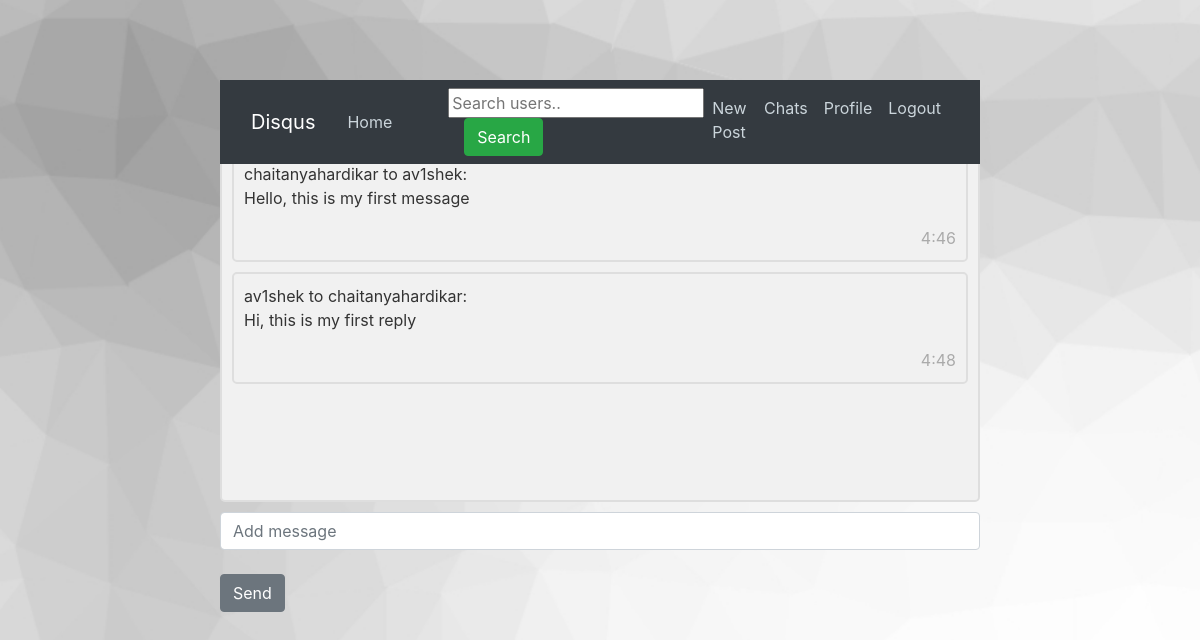
/chat/chaitanyahardikar/ (signed in), run on the app's committed database.
### chat/models.py (models this page shows)
class Message(models.Model):
	sender = models.ForeignKey(User, on_delete=models.CASCADE, related_name='sender')
	receiver = models.ForeignKey(User, on_delete=models.CASCADE, related_name='receiver')
	timestamp = models.DateTimeField(default=timezone.now)
	content = models.CharField(max_length=1000)

### chat/views.py (the view, shortened to what this page needs)
# urls.py: path('<str:username>/', views.Conversation, name='conversation'),
def Conversation(request, username):
	user = request.user
	user2 = User.objects.get(username=username)
	messages = Message.objects.filter(Q(sender=user,receiver=user2) | Q(receiver=user,sender=user2)).order_by('timestamp')
	context = {
		'messages' : messages,
		'user' : user,
	}
	return render(request, 'chat/conversation.html',context)

### chat/templates/chat/conversation.html (shortened to what this page needs)
{% load static %}
<!DOCTYPE html>
<html>
<head>
<link rel="stylesheet" href="https://stackpath.bootstrapcdn.com/bootstrap/4.4.1/css/bootstrap.min.css">
<link href="{% static 'chat/product.css' %}" rel="stylesheet">
<link href="{% static 'chat/mycss2.css' %}" rel="stylesheet">
<link href="{% static 'feed/main.css' %}" rel="stylesheet">
</head>
<body>
<header class="site-header">
    <nav class="navbar navbar-expand-md navbar-dark bg-dark fixed-top">
      <div class="container">
        <a class="navbar-brand mr-4" href="{% url 'feed-home' %}">Disqus</a>
        <div class="collapse navbar-collapse" id="navbarToggle">
          <div class="navbar-nav mr-auto">
            <a class="nav-item nav-link" href="{% url 'feed-home' %}">Home</a>
          </div>
          <div class="navbar-nav">
            {% if user.is_authenticated %}
              <form
            class="form-inline my-2 my-lg-0 ml-5"
            action="{% url 'search_users' %}"
            method="get"
          >
            <input name="q" type="text" placeholder="Search users.." />
            <button class="btn btn-success mx-2 my-2 my-sm-0 ml-3" type="submit">
              Search
            </button>
          </form>
              <a class="nav-item nav-link" href="{% url 'post-create' %}">New Post</a>
              <a class="nav-item nav-link" href="{% url 'all-chats' %}">Chats</a>
              <a class="nav-item nav-link" href="{% url 'profile' user.username %}">Profile</a>
              <a class="nav-item nav-link" href="{% url 'logout' %}">Logout</a>
            {% else %}
                <a class="nav-item nav-link" href="{% url 'login' %}">Login</a>
                <a class="nav-item nav-link" href="{% url 'register' %}">Register</a>
            {% endif %}
          </div>
        </div>
      </div>
    </nav>
  </header>
<h2>Chat Messages </h2>
<div class="container2" id="container2">
    <div class="anyClass" id="anyClass">
        {% for message in messages %}
          <div class="container2 msg">
            {{ message.sender }} to {{ message.receiver }}: <p> {{ message.content }} </p>
            <span class="time-right"> {{ message.timestamp|date:"G:i" }} </span>
          </div>
        {% endfor %}
    </div>
</div>
<input type="text" class = "form-control" name="usermsg" id="usermsg" placeholder="Add message"><br>
<button class="btn btn-secondary" name="submitmsg" id="submitmsg">Send</button>
</body>
</html>

### static/chat/product.css (style rules this page uses)
.container { max-width: 960px; }
.site-header { background-color: rgba(0, 0, 0, .85); -webkit-backdrop-filter: saturate(180%) blur(20px); backdrop-filter: saturate(180%) blur(20px); }
.site-header a { color: #999; transition: ease-in-out color .15s; }

### static/chat/mycss2.css (style rules this page uses)
body { margin: 0 auto; max-width: 800px; padding: 0 20px; }
.container2 { border: 2px solid #dedede; background-color: #f1f1f1; border-radius: 5px; padding: 10px; margin: 10px 0; }
.msg { overflow-wrap: break-word; }
.container2::after { content: ""; clear: both; display: table; }
.time-right { float: right; color: #aaa; }
.anyClass { height:350px; overflow-x:auto; overflow-y:scroll; }

### static/feed/main.css (style rules this page uses)
body { background: #fafafa; color: #333333; margin-top: 5rem; background: url("/static/blog/bg3.jpeg") no-repeat center fixed; background-size: cover; background-position: center; }
h1, h2, h3, h4, h5, h6 { color: #444444; }
.bg-dark { background-color: #08070a; }
.site-header .navbar-nav .nav-link { color: #cbd5db; }

### data on the page
Message: sender "chaitanyahardikar", receiver "av1shek", content "Hello, this is my first message", timestamp "4:46"
Message: sender "av1shek", receiver "chaitanyahardikar", content "Hi, this is my first reply", timestamp "4:48"
